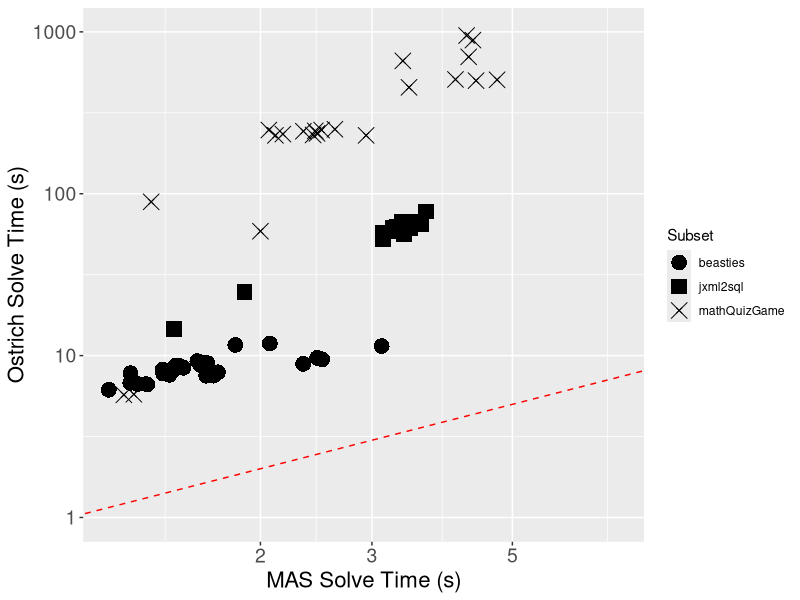
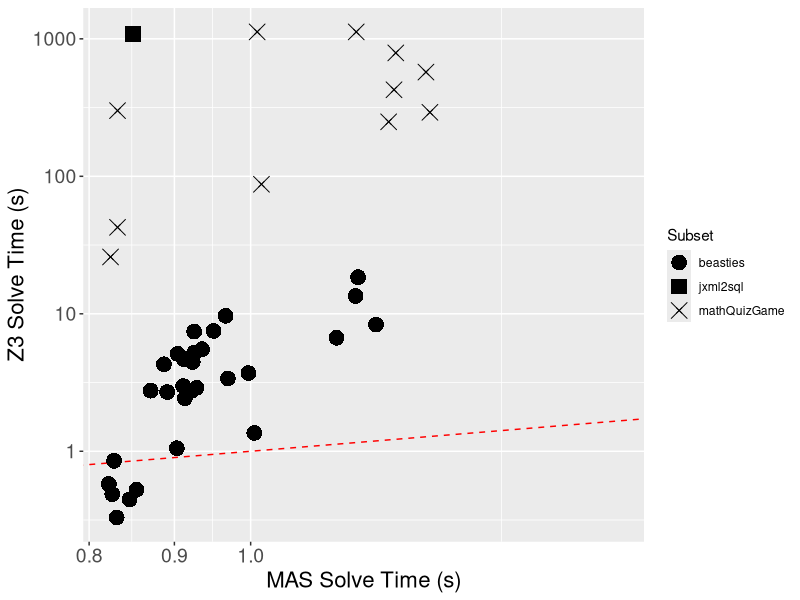
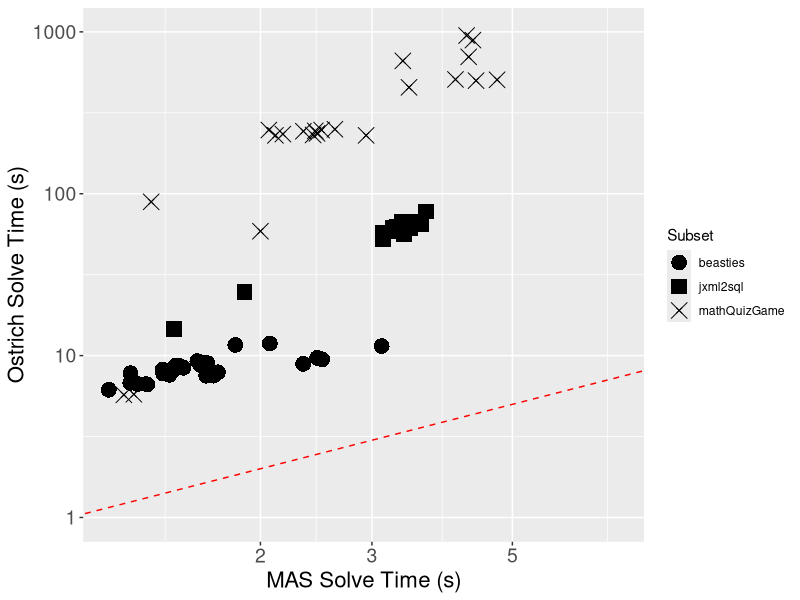
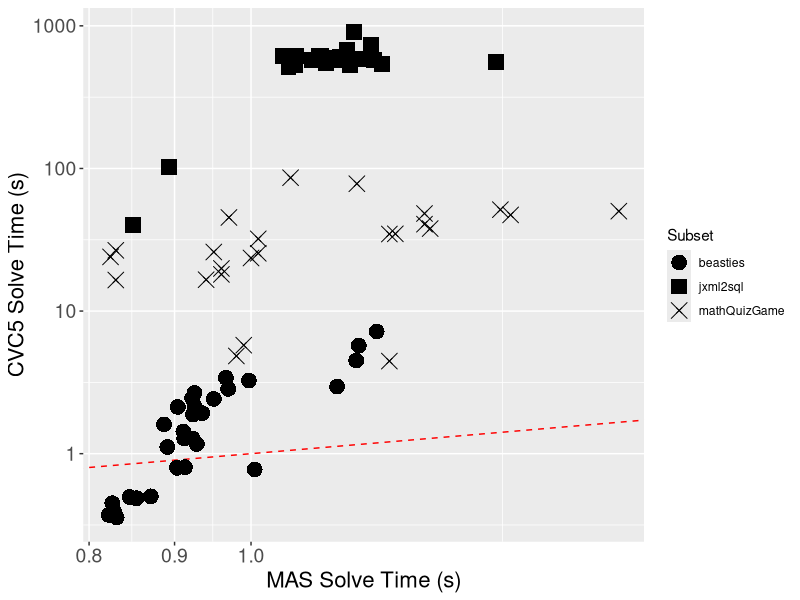
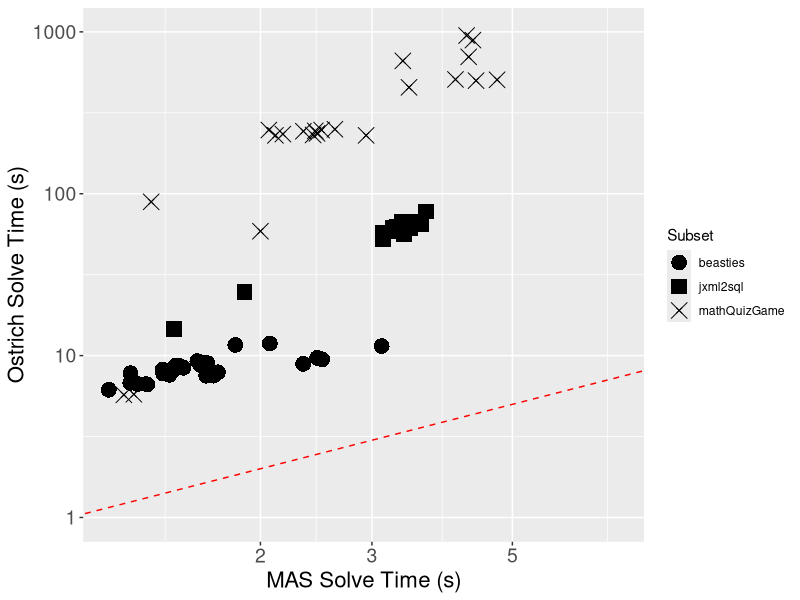
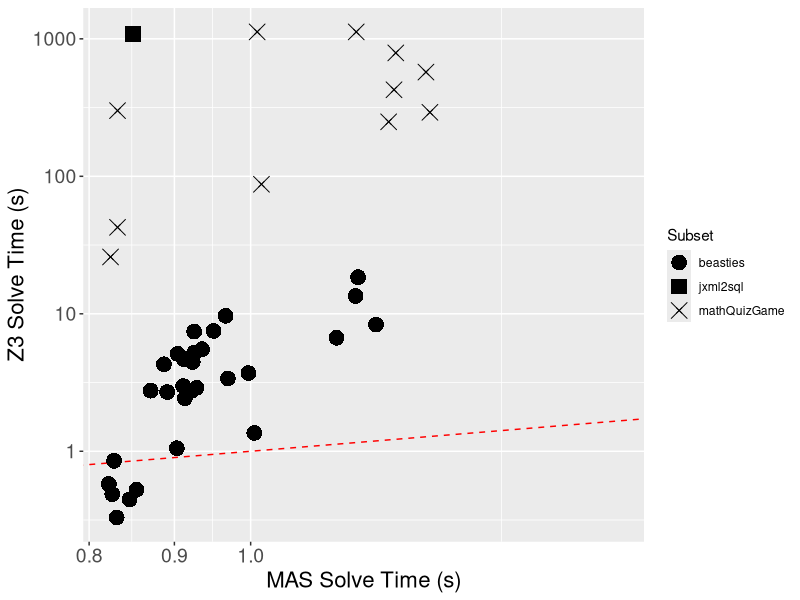
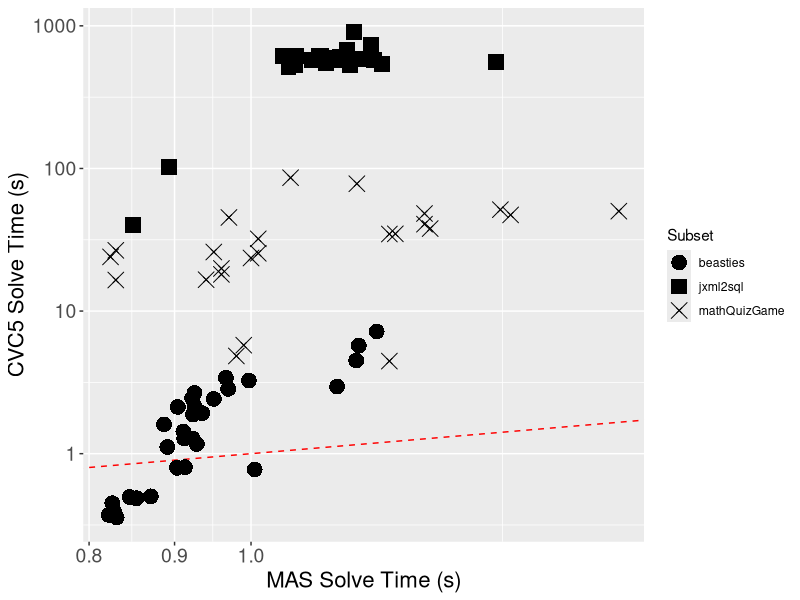
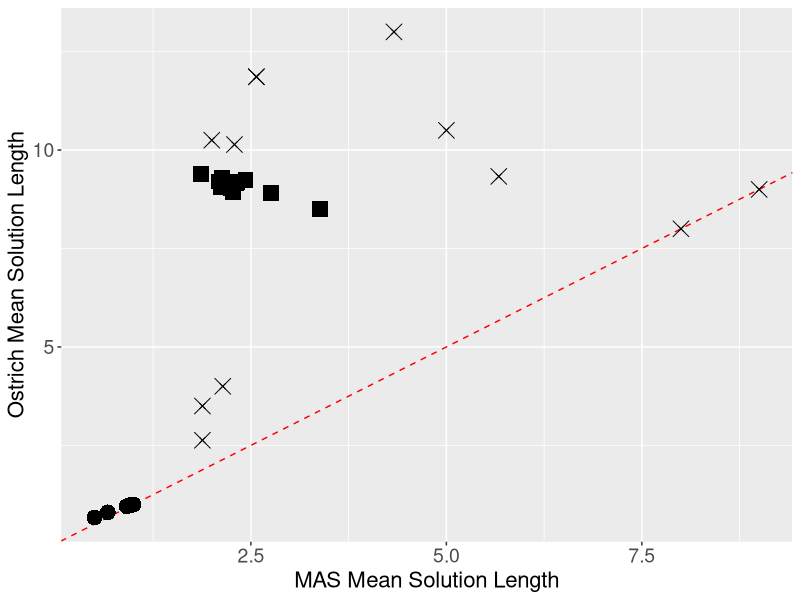

The R source for these figures, in order:
library(ggplot2)

real_ostrich <- read.table("data/real-ostrich-results.txt", sep="", fill=TRUE, header=TRUE)
# real_ostrich <- na.omit(real_ostrich)

#get_shape <- function(row_number) {
#  if (row_number <= 30) {
#    return(16)  # Circle
#  } else if (row_number <= 53) {
#    return(15)  # Square
#  } else {
#    return(4)   # X
#  }
#}

library(dplyr)

# Split the data
subset1 <- real_ostrich[1:30, ]
subset2 <- real_ostrich[31:53, ]
subset3 <- real_ostrich[54:77, ]

# Combine subsets
combined_data <- bind_rows(
  mutate(subset1, subset = 1),
  mutate(subset2, subset = 2),
  mutate(subset3, subset = 3)
)

# Create the plot
plot_ostrich <- ggplot(combined_data, aes(x = mas, y = ostrich, shape = factor(subset))) +
  geom_point() +
  geom_abline(intercept = 0, slope = 1,color="red", linetype = "dashed") +
  xlab("MAS Solve Time (s)") +
  ylab("Ostrich Solve Time (s)") +
  scale_x_log10() +
  scale_y_log10() +
  scale_shape_manual(values = c(16, 15, 4), label = c("beasties", "jxml2sql", "mathQuizGame"))  +
  coord_cartesian(ylim=c(1, 1000)) +
  theme(
	axis.title = element_text(size = 16),
	axis.text = element_text(size = 14)
  ) +
	labs(shape = "Subset") +
  geom_point(size = 5)

# Combine subsets
#combined_data <- rbind(
#	cbind(subset1, subset = 1),
#	cbind(subset2, subset = 2),
#	cbind(subset3, subset = 3)
#)
#
#png("plots/real-ostrich-plot.png", width=12, height=8, units="in", res=300)
## Create the plot
#plot(combined_data$mas, combined_data$ostrich, log = "xy", pch = 16, xlab = "MAS", ylab = "Ostrich", ylim = c(1, 1000))
#
## Add points with different shapes
#points(combined_data$mas[combined_data$subset == 2], combined_data$ostrich[combined_data$subset == 2], pch = 15)
#points(combined_data$mas[combined_data$subset == 3], combined_data$ostrich[combined_data$subset == 3], pch = 4)
#
## Add a red dashed line with slope 1
#abline(a = 0, b = 1, col = "red", lty = 2)
#dev.off()
# ggplot(real_ostrich, aes(x=mas, y=ostrich, shape=get_shape(rownames(real_ostrich)))) +
#   geom_point() +
#   geom_abline(intercept=0, slope=1, color="red", linetype="dashed") +
#   #ggtitle("Real Java Application Results") +
#   xlab("MAS") +
#   ylab("Ostrich") +
#   scale_x_log10() +
#   scale_y_log10() +
#   coord_cartesian(ylim=c(1, 1000))
show(plot_ostrich)
ggsave("plots/real-ostrich-plot.png", plot=plot_ostrich, device="png", width=12, height = 8)

real_z3 <- read.delim("data/real-z3-results.txt")

sub1 <- real_z3[1:30,]
sub2 <- real_z3[31:53,]
sub3 <- real_z3[54:77,]

combined_data_z3 <- bind_rows(
  mutate(sub1, subset = 1),
  mutate(sub2, subset = 2),
  mutate(sub3, subset = 3)
)

plot_z3 <- ggplot(combined_data_z3, aes(x = mas, y = z3, shape = factor(subset))) +
  geom_point() +
  geom_abline(intercept = 0, slope = 1,color="red", linetype = "dashed") +
  xlab("MAS Solve Time (s)") +
  ylab("Z3 Solve Time (s)") +
  scale_x_log10() +
  scale_y_log10() +
  scale_shape_manual(values = c(16, 15, 4), label = c("beasties", "jxml2sql", "mathQuizGame"))  +
  theme(
	axis.title = element_text(size = 16),
	axis.text = element_text(size = 14)
  ) +
	labs(shape = "Subset") +
  geom_point(size = 5)

ggsave("plots/real-z3-plot.png", plot=plot_z3, device="png", width=12, height = 8)

real_cvc5 <- read.delim("data/real-cvc5-results.txt")

sub1 <- real_cvc5[1:30,]
sub2 <- real_cvc5[31:53,]
sub3 <- real_cvc5[54:77,]

combined_data_cvc5 <- bind_rows(
	mutate(sub1, subset = 1),
	mutate(sub2, subset = 2),
	mutate(sub3, subset = 3)
)

plot_cvc5 <- ggplot(combined_data_cvc5, aes(x = mas, y = cvc5, shape = factor(subset))) +
	geom_point() +
	geom_abline(intercept = 0, slope = 1,color="red", linetype = "dashed") +
	xlab("MAS Solve Time (s)") +
	ylab("CVC5 Solve Time (s)") +
	scale_x_log10() +
	scale_y_log10() +
	scale_shape_manual(values = c(16, 15, 4), label = c("beasties", "jxml2sql", "mathQuizGame"))  +
	theme(
		axis.title = element_text(size = 16),
		axis.text = element_text(size = 14)
	) +
	labs(shape = "Subset") +
	geom_point(size = 5)

ggsave("plots/real-cvc5-plot.png", plot=plot_cvc5, device="png", width=12, height = 8)

show(plot_z3)
show(plot_ostrich)
show(plot_cvc5)

# beasties <- real_ostrich[1:30,]
# jxml2sql <- real_ostrich[31:53,]
# mathquiz <- real_ostrich[54:77,]
# beastiesBox <- ggplot(data.frame(species = c(rep("mas", nrow(beasties)), rep("ostrich", nrow(beasties))),
#                   value = c(beasties$mas, beasties$ostrich)),
#        aes(x = species, y = value)) +
#   geom_boxplot() +
#   labs(x = "Solver", y = "Time(s)") +
#   scale_y_log10()
#   #ggtitle("Beasties Subset (Real)")
#   #facet_wrap(~ species)
#
# ggsave("plots/beasties-box.png", plot=beastiesBox, device ="png")
# jxml2sqlBox <- ggplot(data.frame(species = c(rep("mas", nrow(jxml2sql)), rep("ostrich", nrow(jxml2sql))),
#   value = c(jxml2sql$mas, jxml2sql$ostrich)), aes(x = species, y = value)) +
#   geom_boxplot() +
#   labs(x = "Solver", y = "Time(s)") +
#   scale_y_log10()
#   #ggtitle("jxml2sql Subset (Real)")
# #facet_wrap(~ species)
#
# ggsave("plots/jxml2sql-box.png", plot=jxml2sqlBox, device ="png")
#
# mathQuizBox <- ggplot(data.frame(species = c(rep("mas", nrow(mathquiz)), rep("ostrich", nrow(mathquiz))),
#   value = c(mathquiz$mas, mathquiz$ostrich)), aes(x = species, y = value)) +
#   geom_boxplot() +
#   labs(x = "Solver", y = "Time(s)")  +
#   scale_y_log10()
#   #ggtitle("MathQuiz Subset (Real)")
# #facet_wrap(~ species)
#
# ggsave("plots/mathquiz-box.png", plot=mathQuizBox, device ="png")

real_lengths_ostrich <- read.table("data/real-lengths.txt", sep="", fill=TRUE, header=TRUE)

s1 <- real_lengths_ostrich[1:30,]
s2 <- real_lengths_ostrich[31:53,]
s3 <- real_lengths_ostrich[54:77,]

comb_lengths_ostrich <- bind_rows(
  mutate(s1, subset = 1),
  mutate(s2, subset = 2),
  mutate(s3, subset = 3)
)

real_length_plot_ostrich <- ggplot(comb_lengths_ostrich, aes(x = mas, y = ostrich, shape = factor(subset))) +
  geom_point() +
  geom_abline(intercept = 0, slope = 1,color="red", linetype = "dashed") +
  xlab("MAS Mean Solution Length") +
  ylab("Ostrich Mean Solution Length") +
  scale_shape_manual(values = c(16, 15, 4), guide="none")  +
  theme(
	axis.title = element_text(size = 16),
	axis.text = element_text(size = 14)
  ) +
  geom_point(size = 5)

ggsave("plots/real-length-plot-ostrich.png", plot=real_length_plot_ostrich, device="png", width=8, height = 8)

real_lengths_z3 <- read.table("data/real-lengths-z3.txt", sep="", fill=TRUE, header=TRUE)

s1_z3 <- real_lengths_z3[1:30,]
s2_z3 <- real_lengths_z3[31:53,]
s3_z3 <- real_lengths_z3[54:77,]

comb_lengths_z3 <- bind_rows(
  mutate(s1_z3, subset = 1),
  mutate(s2_z3, subset = 2),
  mutate(s3_z3, subset = 3)
)

real_length_plot_z3 <- ggplot(comb_lengths_z3, aes(x = mas, y = z3, shape = factor(subset))) +
  geom_point() +
  geom_abline(intercept = 0, slope = 1,color="red", linetype = "dashed") +
  xlab("MAS Mean Solution Length") +
  ylab("Z3 Mean Solution Length") +
  scale_shape_manual(values = c(16, 15, 4), guide="none")  +
  theme(
	axis.title = element_text(size = 16),
	axis.text = element_text(size = 14)
  ) +
  geom_point(size = 5)

ggsave("plots/real-length-plot-z3.png", plot=real_length_plot_z3, device="png", width=8, height = 8)

real_lengths_cvc5 <- read.table("data/real-lengths-cvc5.txt", sep="", fill=TRUE, header=TRUE)

s1_cvc5 <- real_lengths_cvc5[1:30,]
s2_cvc5 <- real_lengths_cvc5[31:53,]
s3_cvc5 <- real_lengths_cvc5[54:77,]

comb_lengths_cvc5 <- bind_rows(
	mutate(s1_cvc5, subset = 1),
	mutate(s2_cvc5, subset = 2),
	mutate(s3_cvc5, subset = 3)
)

real_length_plot_cvc5 <- ggplot(comb_lengths_cvc5, aes(x = mas, y = cvc5, shape = factor(subset))) +
	geom_point() +
	geom_abline(intercept = 0, slope = 1,color="red", linetype = "dashed") +
	xlab("MAS Mean Solution Length") +
	ylab("CVC5 Mean Solution Length") +
	scale_shape_manual(values = c(16, 15, 4), guide="none")  +
	theme(
		axis.title = element_text(size = 16),
		axis.text = element_text(size = 14)
	) +
	geom_point(size = 5)

ggsave("plots/real-length-plot-cvc5.png", plot=real_length_plot_cvc5, device="png", width=12, height = 8)

smt <- read.table("data/smt-results.txt", header=TRUE, sep="")

smt$cs_mas <- cumsum(smt$mas)
smt$cs_cvc5 <- cumsum(smt$cvc5)
smt$cs_ostrich <- cumsum(smt$ostrich)
smt$cs_z3 <- cumsum(smt$z3)
#
## Create the plot
#smt_plot <- ggplot(smt, aes(x = 1:nrow(smt))) +
#  geom_line(aes(y = cs_mas, color = "MAS")) +
#  geom_line(aes(y = cs_cvc5, color = "CVC5")) +
#  geom_line(aes(y = cs_ostrich, color = "Ostrich")) +
#  geom_line(aes(y = cs_z3, color = "Z3")) +
#  labs(x = "Benchmarks Completed", y = "Time (s)", color = "Solver") +
#  theme(
#	axis.title = element_text(size = 16),
#	axis.text = element_text(size = 14),
#	legend.title = element_text(size = 16),
#	legend.text = element_text(size = 14)
#  )
#
#ggsave("plots/smt-plot.png", plot=smt_plot, device="png", width=12, height = 8)


png("plots/smt-plot.png", width=12, height=8, units="in", res=300)
x <- 1:nrow(smt)
plot(x, smt$cs_mas, type="l", col="red", lty=1, xlim=c(0,530), xlab="Benchmarks Completed", ylab="Time (s)")
lines(x, smt$cs_cvc5, col="blue", lty=2)
lines(x, smt$cs_ostrich, col="green", lty=3)
lines(x, smt$cs_z3, col="purple", lty=4)

text(x[length(x)], smt$cs_mas[length(smt$cs_mas)], "MAS", pos=2, col="red")
text(x[length(x)], smt$cs_cvc5[length(smt$cs_cvc5)], "CVC5", pos=2, col="blue")
text(x[length(x)], smt$cs_ostrich[length(smt$cs_ostrich)], "Ostrich", pos=1, col="green")
text(x[length(x)], smt$cs_z3[length(smt$cs_z3)], "Z3", pos=3, col="purple")

legend("topleft", legend=c("MAS", "CVC5", "Ostrich", "Z3"), col=c("red", "blue", "green", "purple"), lty=1:4)
dev.off()


smt_len <- read.table("data/smt-lengths.txt", header=TRUE, sep="")

smt_len$cs_mas_l <- cumsum(smt_len$mas)
smt_len$cs_cvc5_l <- cumsum(smt_len$cvc5)
smt_len$cs_ostrich_l <- cumsum(smt_len$ostrich)
smt_len$cs_z3_l <- cumsum(smt_len$z3)

# Create the plot
#smt_len_plot <- ggplot(smt_len, aes(x = 1:nrow(smt_len))) +
#  geom_line(aes(y = cs_mas_l, color = "MAS")) +
#  geom_line(aes(y = cs_cvc5_l, color = "CVC5")) +
#  geom_line(aes(y = cs_ostrich_l, color = "Ostrich")) +
#  geom_line(aes(y = cs_z3_l, color = "Z3")) +
#  labs(x = "Benchmarks Completed", y = "Cumulative Mean Input Length", color = "Solver") +
#  theme(
#	axis.title = element_text(size = 16),
#	axis.text = element_text(size = 14),
#	legend.title = element_text(size = 16),
#	legend.text = element_text(size = 14)
#  )
#show(smt_len_plot)
#ggsave("plots/smt-len-plot.png", plot=smt_len_plot, device="png", width=12, height = 8)
x<-1:nrow(smt_len)
png("plots/smt-len-plot.png", width=12, height=8, units="in", res=300)
plot(x, smt_len$cs_mas_l, type="l", col="red", lty=1, xlim = c(0,120), ylim = c(0,340), xlab="Benchmarks Completed", ylab="Mean Solution Length")
lines(x, smt_len$cs_cvc5_l, col="blue", lty=2)
lines(x, smt_len$cs_ostrich_l, col="green", lty=3)
lines(x, smt_len$cs_z3_l, col="purple", lty=4)

text(x[length(x)], smt_len$cs_mas_l[length(smt_len$cs_mas_l)], "MAS", pos=4, col="red")
text(x[length(x)], smt_len$cs_cvc5_l[length(smt_len$cs_cvc5_l)], "CVC5", pos=4, col="blue")
text(x[length(x)], smt_len$cs_ostrich_l[length(smt_len$cs_ostrich_l)], "Ostrich", pos=4, col="green")
text(x[length(x)], smt_len$cs_z3_l[length(smt_len$cs_z3_l)], "Z3", pos=4, col="purple")

legend("topleft", legend=c("MAS", "CVC5", "Ostrich", "Z3"), col=c("red", "blue", "green", "purple"), lty=1:4)
dev.off()
